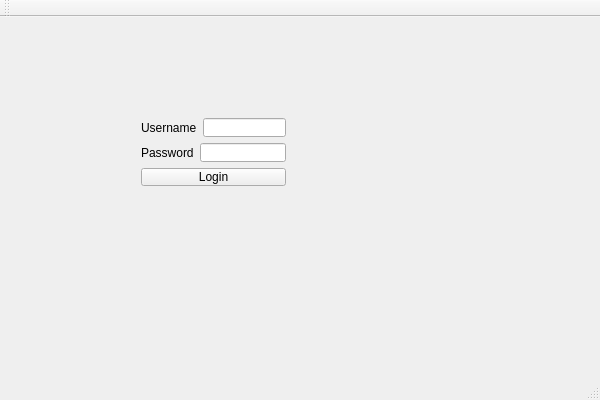
<?xml version="1.0" encoding="UTF-8"?>
<ui version="4.0">
 <class>LoginClass</class>
 <widget class="QMainWindow" name="LoginClass">
  <property name="geometry">
   <rect>
    <x>0</x>
    <y>0</y>
    <width>600</width>
    <height>400</height>
   </rect>
  </property>
  <property name="windowTitle">
   <string>Login</string>
  </property>
  <widget class="QWidget" name="centralWidget">
   <widget class="QWidget" name="">
    <property name="geometry">
     <rect>
      <x>130</x>
      <y>90</y>
      <width>167</width>
      <height>90</height>
     </rect>
    </property>
    <layout class="QVBoxLayout" name="verticalLayout">
     <item>
      <layout class="QHBoxLayout" name="horizontalLayout">
       <item>
        <widget class="QLabel" name="label">
         <property name="text">
          <string>Username</string>
         </property>
        </widget>
       </item>
       <item>
        <widget class="QLineEdit" name="lineEdit"/>
       </item>
      </layout>
     </item>
     <item>
      <layout class="QHBoxLayout" name="horizontalLayout_2">
       <item>
        <widget class="QLabel" name="label_2">
         <property name="text">
          <string>Password</string>
         </property>
        </widget>
       </item>
       <item>
        <widget class="QLineEdit" name="lineEdit_2">
         <property name="echoMode">
          <enum>QLineEdit::EchoMode::Password</enum>
         </property>
        </widget>
       </item>
      </layout>
     </item>
     <item>
      <widget class="QPushButton" name="pushButton">
       <property name="text">
        <string>Login</string>
       </property>
      </widget>
     </item>
    </layout>
   </widget>
  </widget>
  <widget class="QMenuBar" name="menuBar">
   <property name="geometry">
    <rect>
     <x>0</x>
     <y>0</y>
     <width>600</width>
     <height>21</height>
    </rect>
   </property>
  </widget>
  <widget class="QToolBar" name="mainToolBar">
   <attribute name="toolBarArea">
    <enum>TopToolBarArea</enum>
   </attribute>
   <attribute name="toolBarBreak">
    <bool>false</bool>
   </attribute>
  </widget>
  <widget class="QStatusBar" name="statusBar"/>
 </widget>
 <layoutdefault spacing="6" margin="11"/>
 <resources/>
 <connections/>
</ui>
